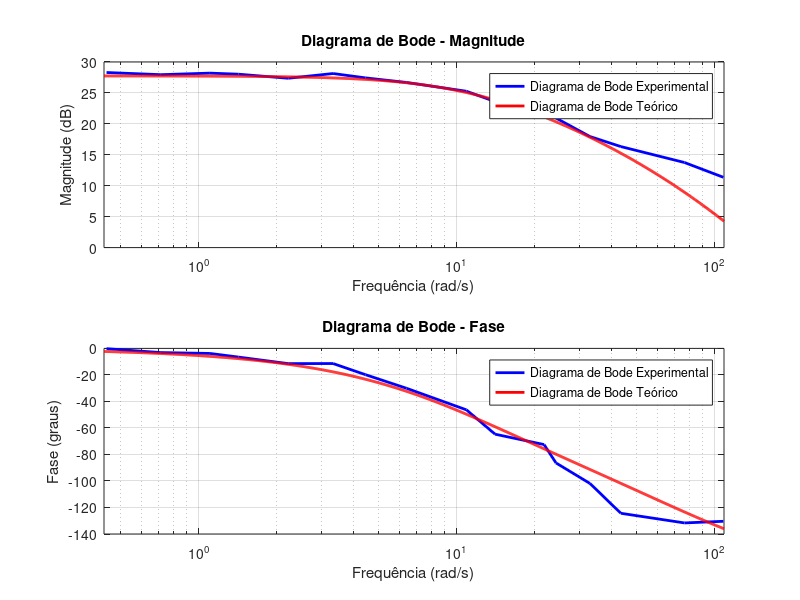

This chart was generated by the following MATLAB code:
pkg load control;

M = [3.7 4.87 6.55 7.9 11.14 12.21 15.138 18.34 21.60 23.52 25.51 23.36 25.2 25.7 24.97 26.00];
freqs = [25 17.5 10 7.5 6 5 3.5 2.5 1.5 1 0.75 0.5 0.35 0.25 0.175 0.1] * 2 * pi;
dt = [0.0210 0.030 0.05 0.054 0.062 0.0579 0.08 0.0740 0.082 0.078 0.06 0.09 0.08 0.06 0.077 0.009]/(2*pi);
freqsReais = [17.25 12.19 6.91 5.24 3.87 3.48 2.247 1.74 1.02 0.707 0.529 0.3544 0.227 0.1762 0.1137 0.07 ]*(2*pi);
G = 20*log10(M);
fase = (dt .* freqsReais) * 360;

s = tf('s');
#Gteorico = 11504.73 / (s^2 + 43.37 * s + 470.24); #Criticamente amortecido
#Gteorico = 44.69907407 / (0.06966136364* s + 1); #Primeira ordem
#Gteorico = 22 / (0.06966136364* s + 1); #Primeira ordem chutando o ganho k
#Gteorico = (24.4*(10*12.024^2)) / ((s + 12.024)*(s+10*12.024)); #Super amortecido (chutando 2do polo em  freq 10 vezes maior que a primeira freq de quina)
Gteorico = (24.4*(7*12.024^2)) / ((s + 12.024)*(s+7*12.024)); #Super amortecido (chutando 2do polo em freq 7 vezes maior que a primeira freq de quina)

[mag, phase, w] = bode(Gteorico, {0.43, 109});
mag = squeeze(mag);
phase = squeeze(phase);

figure();
subplot(2, 1, 1);
semilogx(freqsReais, G, 'b', 'LineWidth', 2);
hold on;
semilogx(w, 20*log10(mag), 'r', 'LineWidth', 2);
hold off;
grid on;
title('Diagrama de Bode - Magnitude');
xlabel('Frequência (rad/s)');
ylabel('Magnitude (dB)');
legend('Diagrama de Bode Experimental', 'Diagrama de Bode Teórico');
xlim([0.43, 109]);
subplot(2, 1, 2);
semilogx(freqsReais, -fase, 'b', 'LineWidth', 2);
hold on;
semilogx(w, phase, 'r', 'LineWidth', 2);
hold off;
grid on;
title('Diagrama de Bode - Fase');
xlabel('Frequência (rad/s)');
ylabel('Fase (graus)');
legend('Diagrama de Bode Experimental', 'Diagrama de Bode Teórico');
xlim([0.43, 109]);
